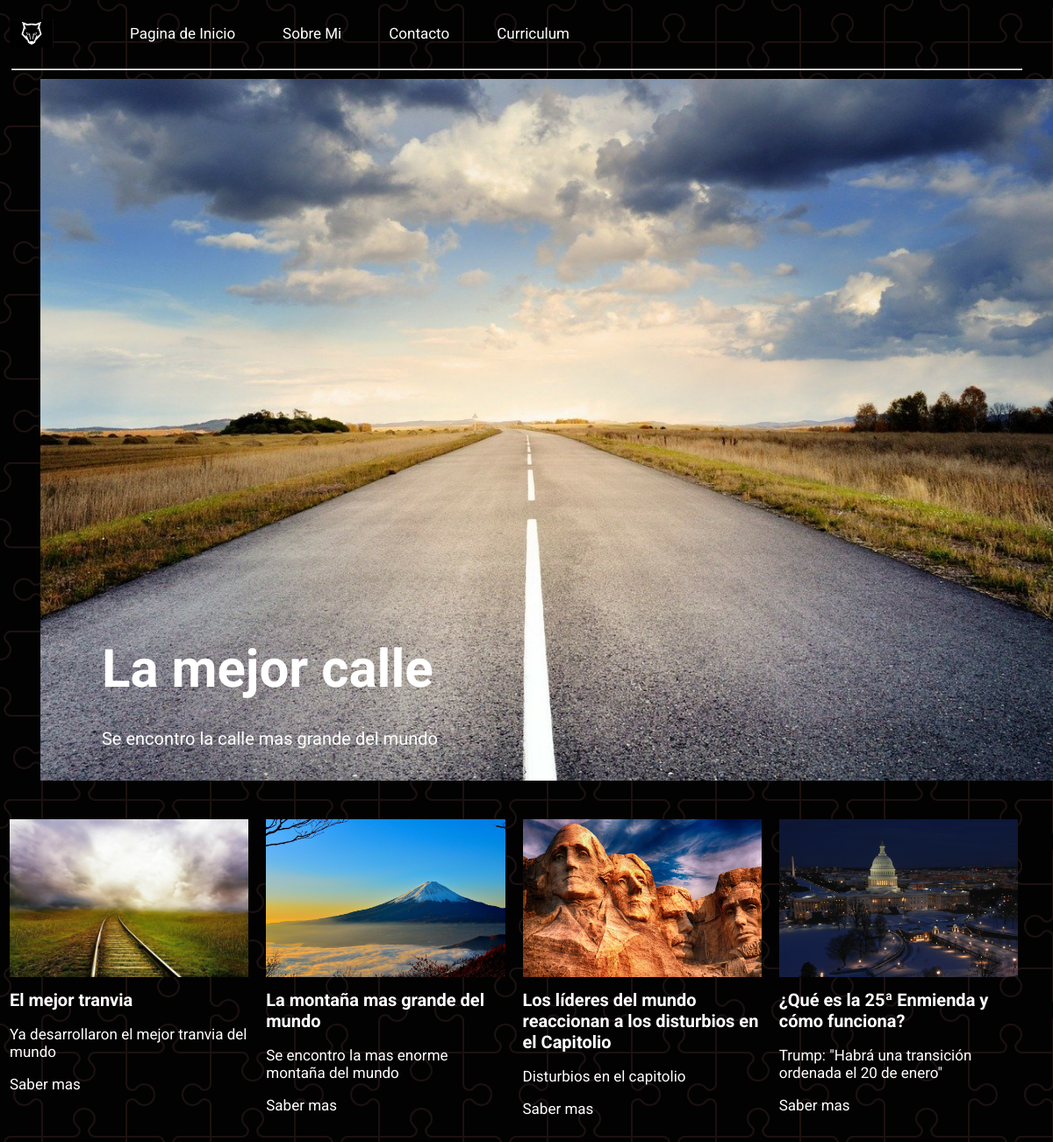
The page / on the database its author committed.
### blog/models.py (models this page shows, shortened)
class Post(models.Model):
    title = models.CharField(max_length=200, unique=True)
    preview = models.CharField(max_length=200, unique=True)
    author = models.ForeignKey(User, on_delete= models.CASCADE,related_name='blog_posts')
    photos= models.ImageField()
    updated_on = models.DateTimeField(auto_now= True)
    content = models.TextField()
    created_on = models.DateTimeField(auto_now_add=True)
    status = models.IntegerField(choices=STATUS, default=0)
    class Meta:
        ordering = ['-created_on']

### blog/views.py (the view)
# urls.py: path('', views.home, name="home"),
def home(request):
    post_list = Post.objects.order_by('-created_on')[:5]
    template = loader.get_template('blog/home.html')
    context = {
        'post_list': post_list,
    }
    return HttpResponse(template.render(context, request))

### blog/templates/blog/home.html (shortened to what this page needs)
<!DOCTYPE html>
{% load static %}
{% block content %}
<html>
<head>
	<link rel="stylesheet" type="text/css" href="{% static 'css/style.css' %}">
</head>
<body>
<div class="container">
	{% include 'blog/navbar.html' %}
	{%endblock%}
	<div class="showcase">
		<img src="{{ post_list.0.photos.url }}" class="img1">
		<div class="new1"><h1><a href="#">{{ post_list.0.title }}</a></h1></div>
		<div class="sub1">{{ post_list.0.preview }}</div>
	</div>
	<div class="card">
		<div>
			<img src="{{ post_list.1.photos.url }}">
			<h3>{{ post_list.1.title }}</h3>
			<p>{{ post_list.1.preview }}</p>
			<a href="#">Saber mas</a>
		</div>
		<div>
			<img src="{{ post_list.2.photos.url }}">
			<h3>{{ post_list.2.title }}</h3>
			<p>{{ post_list.2.preview }}</p>
			<a href="#">Saber mas</a>
		</div>
		<div>
			<img src="{{ post_list.3.photos.url }}">
			<h3>{{ post_list.3.title }}</h3>
			<p>{{ post_list.3.preview }}</p>
			<a href="#">Saber mas</a>
		</div>
		<div>
			<img src="{{ post_list.4.photos.url }}">
			<h3>{{ post_list.4.title }}</h3>
			<p>{{ post_list.4.preview }}</p>
			<a href="#">Saber mas</a>
		</div>
	</div>
</div>
</body>
</html>

### blog/templates/blog/navbar.html (shortened to what this page needs)
{% load static %}
<!DOCTYPE html>
{% block navbar %}
<html lang="en">
<head>
    <link rel="stylesheet" type="text/css" href="{% static 'css/style.css' %}">
</head>
<body>
    <nav class="navigation-bar">
		<img src="{% static 'img/wolf.png' %}" class="wolf-brand">
		<ul class="nav-menu">
			<li>
				<a href="{% url 'home' %}">Pagina de Inicio</a>
			</li>
			<li>
				<a href="{% url 'profile' %}">Sobre Mi</a>
			</li>
			<li>
				<a href="{% url 'contacts' %}">Contacto</a>
			</li>
			<li>
				<a href="{% url 'resume' %}">Curriculum</a>
			</li>
		</ul>
    </nav>
    <hr>
</body>
{% endblock navbar %}
</html>

### static/css/style.css (style rules this page uses)
body { font-family: "Roboto", sans-serif; font-size: 17px; background-color: #020202; background-color: #020202; color: white; }
a { color: #ffff; text-decoration: none; }
ul { list-style: none; }
.container { width: 100%; margin-left: 3px; margin right: 20px; }
.navigation-bar { font-size: 17px; display: flex; justify-content: space-between; align-items: center; height: 20px; padding: 20px 0; }
.wolf-brand { width: 50px; }
.navigation-bar ul { display: flex; }
.navigation-bar ul li { padding: 25px; }
.navigation-bar ul li a { padding: 2px; }
.navigation-bar ul.nav-menu { flex: 1; margin-left: 20px; }
hr { margin: 10px 2px; margin-right: 30px; }
.showcase { position: relative; display: inline-block; }
.img1 { max-width: 100%; height:800px; margin-left:3%; }
.new1 { position: absolute; bottom: 7%; left: 9%; font-size: 30px; }
.sub1 { position: absolute; bottom: 5%; left: 9%; font-size: 20px; }
.card { display: grid; grid-template-columns: repeat(4, 1fr); gap: 20px; margin: 40px 0; margin-right: 35px; }
.card img { width: 100%; height:180px; }
.card h3 { font-size: 20px; margin: 10px 0; }

### rows shown on the page
Post: photos (picture), title "La mejor calle", preview "Se encontro la calle mas grande del mundo"
Post: photos (picture), title "El mejor tranvia", preview "Ya desarrollaron el mejor tranvia del mundo"
Post: photos (picture), title "La montaña mas grande del mundo", preview "Se encontro la mas enorme montaña del mundo"
Post: photos (picture), title "Los líderes del mundo reaccionan a los disturbios en el Capitolio", preview "Disturbios en el capitolio"
Post: photos (picture), title "¿Qué es la 25ª Enmienda y cómo funciona?", preview "Trump: \"Habrá una transición ordenada el 20 de enero\""
